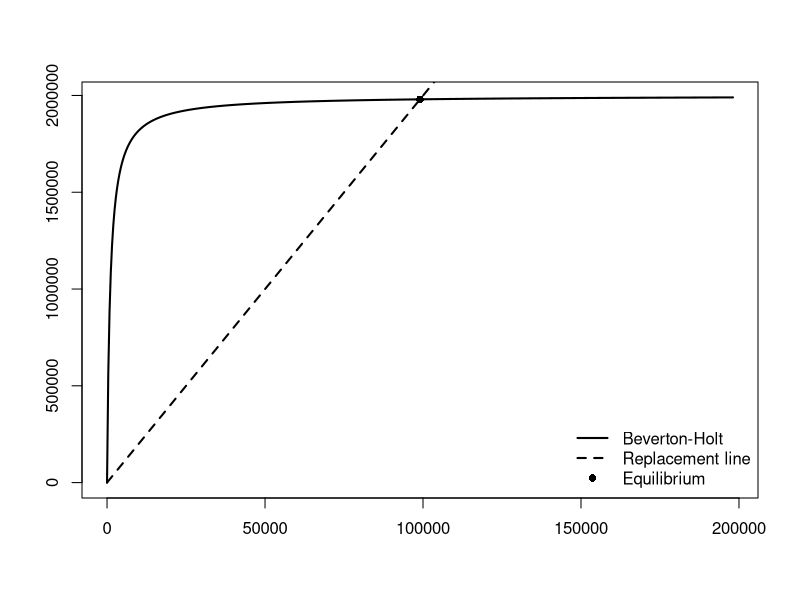

Recreate this plot in R.
# ==============================================================================
# Figure S1: Beverton-Holt recruitment function and replacement line
#
# Purpose:
#   Reproduce Fig. S1 for the manuscript
#   "Demographic stochasticity can drive population variability even in large
#   populations".
#
# Description:
#   This script plots the Beverton-Holt recruitment function used in the
#   age-structured simulations together with the replacement line. Their
#   intersection gives the deterministic equilibrium.
#
# Model:
#   Mean recruitment:
#       R = alpha * x / (1 + beta * x)
#
#   where x is the total expected reproductive output. In the fish-based
#   simulation used in the manuscript, x corresponds to spawning stock biomass
#   because individual expected reproductive output is represented by body
#   weight.
#
#   At demographic equilibrium:
#       x = SPR * R
#
#   where SPR is spawning biomass per recruit under the specified survival,
#   maturation, and body-weight schedules.
#
# Output:
#   figures/FigS1_BevertonHolt.pdf
#
# Dependencies:
#   Base R only.
#
# Notes:
#   Parameter values are identical to those used in the simulation analysis.
# ==============================================================================


## -----------------------------------------------------------------------------
## 1. Model parameters
## -----------------------------------------------------------------------------

alpha <- 2000
beta  <- 0.001

age      <- 0:9
maturity <- as.integer(age >= 3)
survival <- rep(0.5, length(age))
weight   <- (1 - exp(-0.25 * (age + 1.5)))^3


## -----------------------------------------------------------------------------
## 2. Spawning biomass per recruit and deterministic equilibrium
## -----------------------------------------------------------------------------

# Spawning biomass per recruit (SPR) under the specified life-history schedule.
SPR <- sum(weight * maturity * cumprod(survival))

# Deterministic equilibrium obtained from the intersection of the
# Beverton-Holt recruitment curve and the replacement line.
x_star <- (alpha * SPR - 1) / beta
R_star <- x_star / SPR


## -----------------------------------------------------------------------------
## 3. Recruitment and replacement functions
## -----------------------------------------------------------------------------

# x denotes total expected reproductive output and corresponds to spawning
# stock biomass in this implementation.
x <- seq(0, x_star * 2, length.out = 500)

# Beverton-Holt recruitment function.
BH <- alpha * x / (1 + beta * x)

# Replacement line: recruitment required to maintain spawning biomass x.
replacement <- x / SPR


## -----------------------------------------------------------------------------
## 4. Plot Figure S1
## -----------------------------------------------------------------------------

# Create an output directory if it does not already exist.
dir.create("figures", showWarnings = FALSE)

pdf(
  "figures/FigS1_BevertonHolt.pdf",
  width = 5,
  height = 6,
  pointsize = 12,
  bg = "white"
)

plot(
  x, BH,
  type = "l",
  lwd = 2,
  xlab = "",
  ylab = ""
)

lines(
  x, replacement,
  lty = 2,
  lwd = 2
)

points(
  x_star, R_star,
  pch = 16
)

legend(
  "bottomright",
  legend = c(
    "Beverton-Holt",
    "Replacement line",
    "Equilibrium"
  ),
  lty = c(1, 2, NA),
  pch = c(NA, NA, 16),
  lwd = c(2, 2, NA),
  bty = "n"
)

dev.off()
